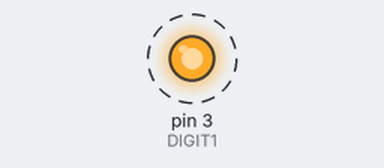
A sketch run on a simulated Arduino Uno, built with avr-gcc and run on an emulated ATmega328P. Parts: output pins drawn as LEDs (lit = HIGH). Dashed ring = blinking.

Above: at 0.5 s.
Timing chart, 0 to 4.6 s (numbered marks = the images above):
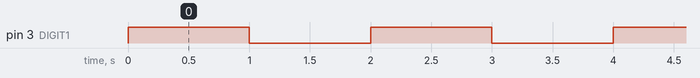

Measured:
- by itself, pin 3 (DIGIT1): alternates HIGH for 1.0 s and LOW for 1.0 s

The sketch:

lab01.ino
```cpp
// 201533631 김도균
#define DIGIT1 3

void setup() {
    pinMode(DIGIT1, OUTPUT);
}

void loop() {
    digitalWrite(DIGIT1, HIGH);
    delay(1000);
    digitalWrite(DIGIT1, LOW);
    delay(1000);
}
```
